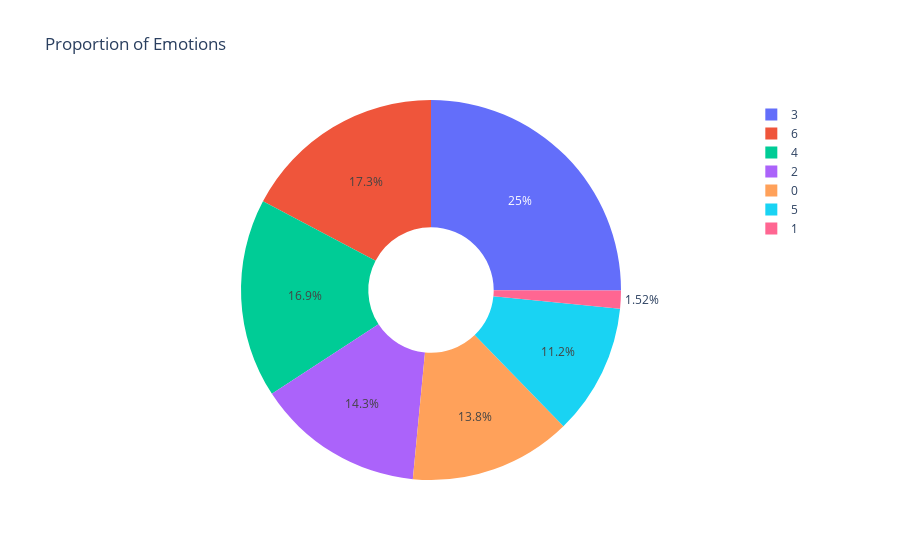

Notebook code for this chart:
### Markdown cell above
0=Angry, 1=Disgust, 2=Fear, 3=Happy, 4=Sad, 5=Surprise, 6=Neutral

### Code cell
ex.pie(df,names='emotion', title='Proportion of Emotions',hole=0.33)

### Figure 1 — Plotly figure (JSON) as saved in the notebook; plotly's stock layout.template omitted (floating-point values rounded to 4 significant figures; data arrays with more than 128 entries replaced by an {"elided": "..."} marker saying what was removed)
{"data": [{"domain": {"x": [0, 1], "y": [0, 1]}, "hole": 0.33, "hovertemplate": "emotion=%{label}<extra></extra>", "labels": {"elided": "35887 int values"}, "legendgroup": "", "name": "", "showlegend": true, "type": "pie"}], "layout": {"autosize": true, "legend": {"tracegroupgap": 0}, "title": {"text": "Proportion of Emotions"}}}
